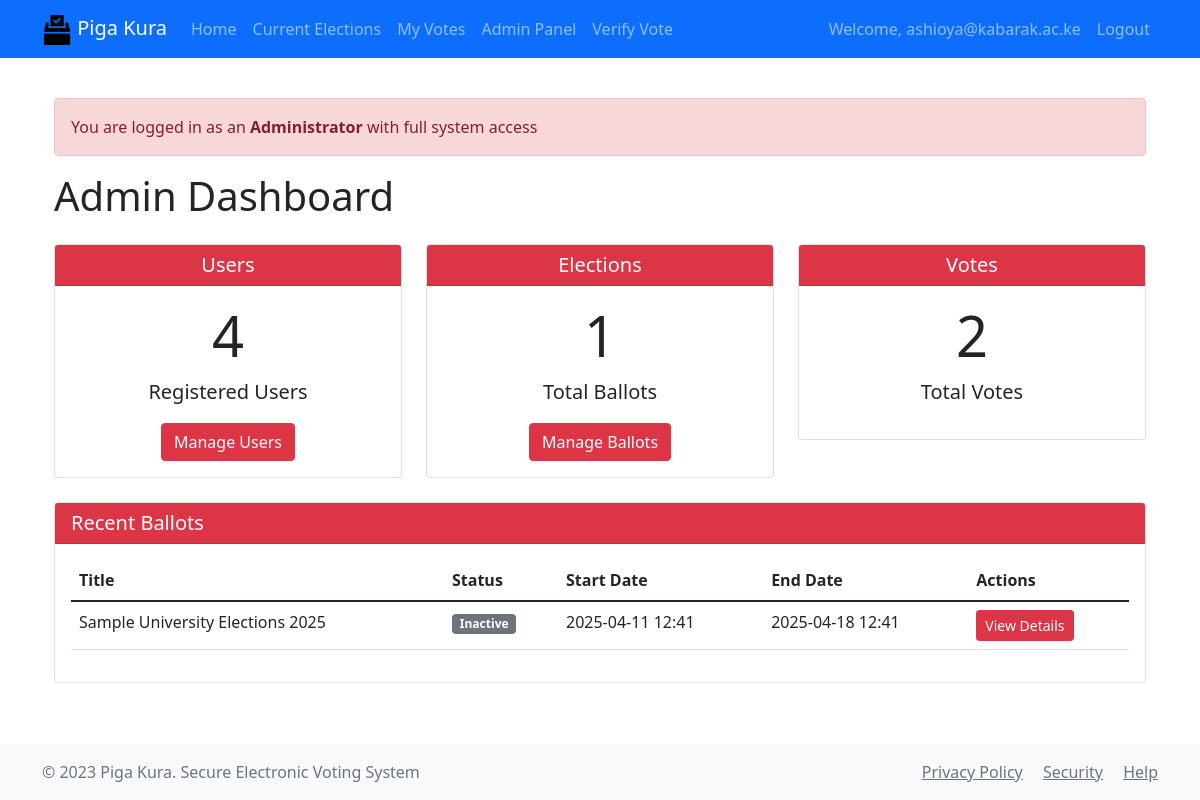
The app's page /admin/dashboard (signed in) with its own data.
### app/models/user.py (models this page shows, shortened)
class User(UserMixin, db.Model):
    id = db.Column(db.Integer, primary_key=True)
    email = db.Column(db.String(120), unique=True, nullable=False)
    voter_id = db.Column(db.String(50), unique=True, nullable=False)
    password_hash = db.Column(db.String(128))
    is_admin = db.Column(db.Boolean, default=False)
    is_official = db.Column(db.Boolean, default=False)
    is_verified = db.Column(db.Boolean, default=False)
    created_at = db.Column(db.DateTime, default=datetime.utcnow)

### app/models/ballot.py (models this page shows, shortened)
class Ballot(db.Model):
    id = db.Column(db.Integer, primary_key=True)
    title = db.Column(db.String(200), nullable=False)
    description = db.Column(db.Text)
    start_date = db.Column(db.DateTime, nullable=False)
    end_date = db.Column(db.DateTime, nullable=False)
    is_active = db.Column(db.Boolean, default=True)
    created_at = db.Column(db.DateTime, default=datetime.utcnow)
    candidates = db.relationship('Candidate', backref='ballot', lazy=True)
    votes = db.relationship('Vote', backref='ballot', lazy=True)
    ballot_type = db.Column(db.String(50), nullable=False)  # national, county, special
    verification_key = db.Column(db.String(64), unique=True)
    min_voters = db.Column(db.Integer, default=0)
    max_voters = db.Column(db.Integer)
    requires_verification = db.Column(db.Boolean, default=True)
    verification_method = db.Column(db.String(50))  # id, biometric, token
    audit_trail = db.relationship('AuditLog', backref='ballot', lazy=True)
    @property
    def is_ongoing(self):
        now = datetime.utcnow()
        return self.start_date <= now <= self.end_date and self.is_active

### app/routes/admin.py (the view)
@admin_bp.route('/dashboard')
@login_required
@admin_required
def dashboard():
    ballots = Ballot.query.order_by(Ballot.created_at.desc()).all()
    user_count = User.query.count()
    vote_count = Vote.query.count()
    return render_template('admin/dashboard.html',
                          ballots=ballots,
                          user_count=user_count,
                          vote_count=vote_count)

### app/routes/admin.py (called while the page is built)
def admin_required(f):
    @wraps(f)
    def decorated_function(*args, **kwargs):
        if not current_user.is_authenticated or not current_user.is_admin:
            flash('Admin privileges required', 'danger')
            return redirect(url_for('main.index'))
        return f(*args, **kwargs)
    return decorated_function

### app/templates/admin/dashboard.html (shortened to what this page needs)
{% extends "base.html" %}
{% block content %}
<div class="container">
    <div class="alert alert-danger">
         You are logged in as an <strong>Administrator</strong> with full system access
    </div>
    <h1 class="mb-4">Admin Dashboard</h1>
    <div class="row">
        <div class="col-md-4 mb-4">
            <div class="card text-center">
                <div class="card-header bg-danger text-white">
                    <h5 class="mb-0">Users</h5>
                </div>
                <div class="card-body">
                    <h2 class="display-4">{{ user_count }}</h2>
                    <p class="lead">Registered Users</p>
                    <a href="{{ url_for('admin.users') }}" class="btn btn-danger">Manage Users</a>
                </div>
            </div>
        </div>
        <div class="col-md-4 mb-4">
            <div class="card text-center">
                <div class="card-header bg-danger text-white">
                    <h5 class="mb-0">Elections</h5>
                </div>
                <div class="card-body">
                    <h2 class="display-4">{{ ballots|length }}</h2>
                    <p class="lead">Total Ballots</p>
                    <a href="{{ url_for('admin.ballots') }}" class="btn btn-danger">Manage Ballots</a>
                </div>
            </div>
        </div>
        <div class="col-md-4 mb-4">
            <div class="card text-center">
                <div class="card-header bg-danger text-white">
                    <h5 class="mb-0">Votes</h5>
                </div>
                <div class="card-body">
                    <h2 class="display-4">{{ vote_count }}</h2>
                    <p class="lead">Total Votes</p>
                </div>
            </div>
        </div>
    </div>
    <div class="card">
        <div class="card-header bg-danger text-white">
            <h5 class="mb-0">Recent Ballots</h5>
        </div>
        <div class="card-body">
            {% if ballots %}
            <div class="table-responsive">
                <table class="table">
                    <thead>
                        <tr>
                            <th>Title</th>
                            <th>Status</th>
                            <th>Start Date</th>
                            <th>End Date</th>
                            <th>Actions</th>
                        </tr>
                    </thead>
                    <tbody>
                        {% for ballot in ballots %}
                        <tr>
                            <td>{{ ballot.title }}</td>
                            <td>
                                {% if ballot.is_ongoing %}
                                <span class="badge bg-success">Active</span>
                                {% else %}
                                <span class="badge bg-secondary">Inactive</span>
                                {% endif %}
                            </td>
                            <td>{{ ballot.start_date.strftime('%Y-%m-%d %H:%M') }}</td>
                            <td>{{ ballot.end_date.strftime('%Y-%m-%d %H:%M') }}</td>
                            <td>
                                <button class="btn btn-sm btn-danger" onclick="viewBallotDetails({{ ballot.id }})">View Details</button>
                            </td>
                        </tr>
                        {% endfor %}
                    </tbody>
                </table>
            </div>
            {% else %}
            <p>No ballots created yet.</p>
            {% endif %}
        </div>
    </div>
</div>
{% endblock %}

### app/templates/base.html (shortened to what this page needs)
<!DOCTYPE html>
<html lang="en">
<head>
    <link href="https://cdn.jsdelivr.net/npm/bootstrap@5.1.3/dist/css/bootstrap.min.css" rel="stylesheet">
    <link rel="stylesheet" href="{{ url_for('static', filename='css/style.css') }}">
</head>
<body>
    <nav class="navbar navbar-expand-lg navbar-dark bg-primary">
        <div class="container">
            <a class="navbar-brand" href="{{ url_for('main.index') }}">
                <img src="{{ url_for('static', filename='images/logo.png') }}" alt="Piga Kura" height="30">
                Piga Kura
            </a>
            <div class="collapse navbar-collapse" id="navbarNav">
                <ul class="navbar-nav me-auto">
                    <li class="nav-item">
                        <a class="nav-link" href="{{ url_for('main.index') }}">Home</a>
                    </li>
                    {% if current_user.is_authenticated %}
                        <li class="nav-item">
                            <a class="nav-link" href="{{ url_for('voter.active_ballots') }}">Current Elections</a>
                        </li>
                        <li class="nav-item">
                            <a class="nav-link" href="{{ url_for('voter.my_votes') }}">My Votes</a>
                        </li>
                        {% if current_user.is_admin %}
                        <li class="nav-item">
                            <a class="nav-link" href="{{ url_for('admin.dashboard') }}">Admin Panel</a>
                        </li>
                        {% endif %}
                    {% endif %}
                    <li class="nav-item">
                        <a class="nav-link" href="{{ url_for('main.verify_vote') }}">Verify Vote</a>
                    </li>
                </ul>
                <ul class="navbar-nav">
                    {% if current_user.is_authenticated %}
                        <li class="nav-item">
                            <span class="nav-link">Welcome, {{ current_user.email }}</span>
                        </li>
                        <li class="nav-item">
                            <a class="nav-link" href="{{ url_for('auth.logout') }}">Logout</a>
                        </li>
                    {% endif %}
                </ul>
            </div>
        </div>
    </nav>
    <main class="container my-4">
        {% block content %}{% endblock %}
    </main>
    <footer class="footer mt-auto py-3 bg-light">
        <div class="container">
            <div class="row">
                <div class="col-md-6 text-center text-md-start">
                    <span class="text-muted">&copy; 2023 Piga Kura. Secure Electronic Voting System</span>
                </div>
                <div class="col-md-6 text-center text-md-end">
                    <a href="{{ url_for('main.privacy') }}" class="text-muted me-3">Privacy Policy</a>
                    <a href="{{ url_for('main.security') }}" class="text-muted me-3">Security</a>
                    <a href="{{ url_for('main.help') }}" class="text-muted">Help</a>
                </div>
            </div>
        </div>
    </footer>
</body>
</html>

### app/static/css/style.css (style rules this page uses)
body { min-height: 100vh; display: flex; flex-direction: column; }
main { flex: 1; }

### records on screen
User: email "ashioya@kabarak.ac.ke"
Ballot: title "Sample University Elections 2025", shows "Inactive", start_date "2025-04-11 12:41", end_date "2025-04-18 12:41"

### other values on screen
{{ user_count }} "4"
{{ ballots|length }} "1"
{{ vote_count }} "2"
